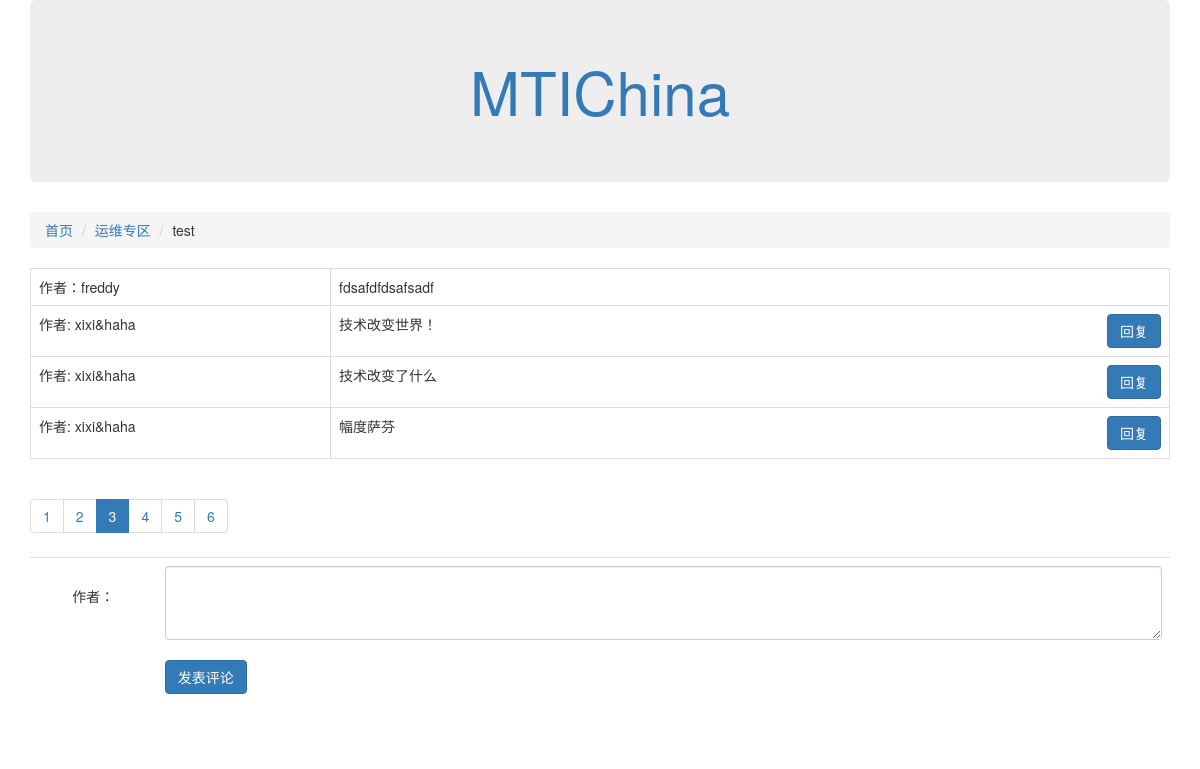
Page /article/detail/25?page_no=3 on the committed database.
### article/models.py (models this page shows, shortened)
class Article(models.Model):
    owner = models.ForeignKey(User,verbose_name="作者")
    block = models.ForeignKey(Block,verbose_name="文章ID")
    title = models.CharField("文章标题", max_length=100)
    content = models.CharField("文章内容", max_length=10000)
    status = models.IntegerField("状态",
                                 choices=((0,"正常"),(-1,"删除"))
                                 )
    author = models.CharField("Sevens", max_length=100)
    create_timestamp = models.DateTimeField("文章创建时间", auto_now_add=True)
    last_update_timestamp = models.DateTimeField("文章更新时刻", auto_now=True)
    class Meta:
        verbose_name = "文章"
        verbose_name_plural = "文章（列表）"

### block/models.py (models this page shows)
class Block(models.Model):
    name = models.CharField("版块名称",max_length=100)
    descp = models.CharField("版块描述",max_length=100)
    admin = models.CharField("版块管理员名称",max_length=100)
    status = models.IntegerField("状态",choices=((0,"正常"),(-1,"删除")))
    def __str__(self):
        return self.name
    class Meta:
        verbose_name = "版块"
        verbose_name_plural = "版块（列表）"

### comment/models.py (models this page shows, shortened)
class Comment(models.Model):
    owner = models.ForeignKey(User, verbose_name="评论作者")
    article = models.ForeignKey(Article, verbose_name="所评论文章")
    content = models.CharField("评论内容",max_length=10000)
    status = models.IntegerField("状态",
                                 choices=((0, "正常"), (-1, "删除")), default=0)
    create_timestamp = models.DateTimeField("评论创建时间", auto_now_add=True)
    last_update_timestamp = models.DateTimeField("评论更新时刻", auto_now=True)
    to_comment = models.ForeignKey("self", null=True, blank=True, verbose_name="回复评论的功能")
    class Meta:
        verbose_name = "评论"
        verbose_name_plural = "评论"

### article/views.py (the view)
# urls.py: url(r'^detail/(?P<article_id>\d+)', article_detail),
def article_detail(request, article_id):
    article = Article.objects.get(id=article_id)
    all_comments = Comment.objects.filter(article=article)
    page_no = int(request.GET.get("page_no", "1"))
    comments, pagination_data = paginate_queryset(all_comments,page_no,cnt_per_page=3)
    return render(request, "article_detail.html", {"article_detail": article,
                                                   "pagination_data": pagination_data,
                                                   "comments":comments})

### article/templates/article_detail.html (shortened to what this page needs)
{% extends "base.html" %}
{% block content %}
<div class="col-xs-12 col-md-12">
    <ol class="breadcrumb">
        <li><a href="/">首页</a></li>
        <li><a href="/article/list/{{article_detail.block.id}}">{{article_detail.block}}</a></li>
        <li>{{article_detail.title}}</li>
    </ol>
</div>
<div class="col-xs-12 col-md-12">
    <table class="table table-bordered">
        <tbody>
        <tr>
            <td style="width:300px">作者：{{article_detail.owner}}</td>
            <td>{{article_detail.content}}</td>
        </tr>
        {% for comment in comments %}
        <tr>
            <td style="width: 300px;">
                作者: {{ comment.owner.username }}
            </td>
            <td>
                {{comment.content|linebreaksbr}}
                <a href="#replyRegion" data-id="{{comment.id}}" class="replyBtn btn btn-primary pull-right">回复</a>
                {% endfor %}
            </td>
        </tr>
        </tbody>
    </table>
</div>
{% include "pagination.html" %}
<div class="col-xs-12 col-md-12">
    <table id="replyRegion" class="table mainTable">
        <tr>
            <td class="author">
                <br/>
                <center>作者：{{ user.username }}</center>
            </td>
            <td class="content">
                <textarea class="form-control" id="commentContent" rows="3"></textarea>
                <br/>
                <button class="btn btn-primary" id="commentBtn">发表评论</button>
                <br/>
                <br/>
            </td>
        </tr>
    </table>
</div>
{% endblock %}

### article/templates/article_detail.html (style rules this page uses)
.mainTable td.author { width: 10%; }
.mainTable td.content { width: 80%; }

### rows in the picture
Article: block "运维专区", title "test", owner "freddy", content "fdsafdfdsafsadf"
Comment: owner.username "xixi&haha", content "技术改变世界！"
Comment: owner.username "xixi&haha", content "技术改变了什么"
Comment: owner.username "xixi&haha", content "幅度萨芬"

### other values in the picture
{{ current__page }} "1" "2" "4" "5" "6"
{{ current__page }} "3"
